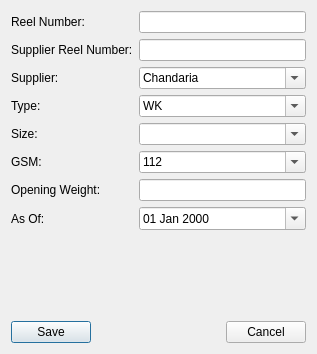
<?xml version="1.0" encoding="UTF-8"?>
<ui version="4.0">
 <class>NewReel</class>
 <widget class="QDialog" name="NewReel">
  <property name="geometry">
   <rect>
    <x>0</x>
    <y>0</y>
    <width>317</width>
    <height>354</height>
   </rect>
  </property>
  <property name="windowTitle">
   <string>Add Reel</string>
  </property>
  <layout class="QVBoxLayout" name="verticalLayout">
   <item>
    <layout class="QGridLayout" name="gridLayout">
     <item row="0" column="0">
      <widget class="QLabel" name="label">
       <property name="text">
        <string>Reel Number:</string>
       </property>
      </widget>
     </item>
     <item row="0" column="1">
      <widget class="QLineEdit" name="txtReelNumber"/>
     </item>
     <item row="1" column="0">
      <widget class="QLabel" name="label_2">
       <property name="text">
        <string>Supplier Reel Number:</string>
       </property>
      </widget>
     </item>
     <item row="1" column="1">
      <widget class="QLineEdit" name="txtSupplierReelNumber"/>
     </item>
     <item row="2" column="0">
      <widget class="QLabel" name="label_3">
       <property name="text">
        <string>Supplier:</string>
       </property>
      </widget>
     </item>
     <item row="2" column="1">
      <widget class="QComboBox" name="cboSupplier">
       <property name="editable">
        <bool>true</bool>
       </property>
       <item>
        <property name="text">
         <string>Chandaria</string>
        </property>
       </item>
       <item>
        <property name="text">
         <string>Mufindi</string>
        </property>
       </item>
       <item>
        <property name="text">
         <string>Mondi</string>
        </property>
       </item>
       <item>
        <property name="text">
         <string>PPM</string>
        </property>
       </item>
       <item>
        <property name="text">
         <string>ESS</string>
        </property>
       </item>
       <item>
        <property name="text">
         <string>Royal</string>
        </property>
       </item>
      </widget>
     </item>
     <item row="3" column="0">
      <widget class="QLabel" name="label_4">
       <property name="text">
        <string>Type:</string>
       </property>
      </widget>
     </item>
     <item row="3" column="1">
      <widget class="QComboBox" name="cboType">
       <property name="editable">
        <bool>true</bool>
       </property>
       <item>
        <property name="text">
         <string>WK</string>
        </property>
       </item>
       <item>
        <property name="text">
         <string>K</string>
        </property>
       </item>
       <item>
        <property name="text">
         <string>F</string>
        </property>
       </item>
       <item>
        <property name="text">
         <string>TL</string>
        </property>
       </item>
      </widget>
     </item>
     <item row="4" column="0">
      <widget class="QLabel" name="label_5">
       <property name="text">
        <string>Size:</string>
       </property>
      </widget>
     </item>
     <item row="4" column="1">
      <widget class="QComboBox" name="cboSize">
       <property name="editable">
        <bool>true</bool>
       </property>
      </widget>
     </item>
     <item row="5" column="0">
      <widget class="QLabel" name="label_6">
       <property name="text">
        <string>GSM:</string>
       </property>
      </widget>
     </item>
     <item row="5" column="1">
      <widget class="QComboBox" name="cboGSM">
       <property name="editable">
        <bool>true</bool>
       </property>
       <item>
        <property name="text">
         <string>112</string>
        </property>
       </item>
       <item>
        <property name="text">
         <string>125</string>
        </property>
       </item>
       <item>
        <property name="text">
         <string>127</string>
        </property>
       </item>
       <item>
        <property name="text">
         <string>135</string>
        </property>
       </item>
       <item>
        <property name="text">
         <string>140</string>
        </property>
       </item>
       <item>
        <property name="text">
         <string>150</string>
        </property>
       </item>
       <item>
        <property name="text">
         <string>160</string>
        </property>
       </item>
       <item>
        <property name="text">
         <string>175</string>
        </property>
       </item>
      </widget>
     </item>
     <item row="6" column="0">
      <widget class="QLabel" name="label_7">
       <property name="text">
        <string>Opening Weight:</string>
       </property>
      </widget>
     </item>
     <item row="6" column="1">
      <widget class="QLineEdit" name="txtOpeningWeight"/>
     </item>
     <item row="7" column="0">
      <widget class="QLabel" name="label_8">
       <property name="text">
        <string>As Of:</string>
       </property>
      </widget>
     </item>
     <item row="7" column="1">
      <widget class="QDateEdit" name="dtpAsOf">
       <property name="displayFormat">
        <string>dd MMM yyyy</string>
       </property>
       <property name="calendarPopup">
        <bool>true</bool>
       </property>
      </widget>
     </item>
    </layout>
   </item>
   <item>
    <spacer name="verticalSpacer">
     <property name="orientation">
      <enum>Qt::Vertical</enum>
     </property>
     <property name="sizeHint" stdset="0">
      <size>
       <width>20</width>
       <height>92</height>
      </size>
     </property>
    </spacer>
   </item>
   <item>
    <layout class="QHBoxLayout" name="horizontalLayout">
     <item>
      <widget class="QPushButton" name="cmdSave">
       <property name="text">
        <string>Save</string>
       </property>
       <property name="default">
        <bool>true</bool>
       </property>
      </widget>
     </item>
     <item>
      <spacer name="horizontalSpacer">
       <property name="orientation">
        <enum>Qt::Horizontal</enum>
       </property>
       <property name="sizeHint" stdset="0">
        <size>
         <width>40</width>
         <height>20</height>
        </size>
       </property>
      </spacer>
     </item>
     <item>
      <widget class="QPushButton" name="cmdCancel">
       <property name="text">
        <string>Cancel</string>
       </property>
      </widget>
     </item>
    </layout>
   </item>
  </layout>
 </widget>
 <resources/>
 <connections>
  <connection>
   <sender>cmdCancel</sender>
   <signal>clicked()</signal>
   <receiver>NewReel</receiver>
   <slot>reject()</slot>
   <hints>
    <hint type="sourcelabel">
     <x>274</x>
     <y>323</y>
    </hint>
    <hint type="destinationlabel">
     <x>272</x>
     <y>271</y>
    </hint>
   </hints>
  </connection>
 </connections>
</ui>
